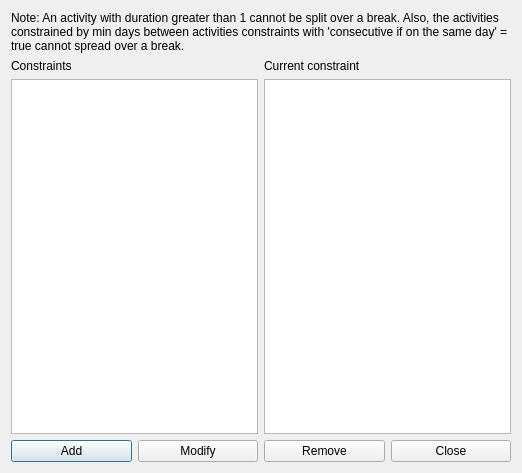
<?xml version="1.0" encoding="UTF-8"?>
<ui version="4.0">
 <class>ConstraintBreakTimesForm_template</class>
 <widget class="QDialog" name="ConstraintBreakTimesForm_template">
  <property name="geometry">
   <rect>
    <x>0</x>
    <y>0</y>
    <width>522</width>
    <height>473</height>
   </rect>
  </property>
  <property name="windowTitle">
   <string extracomment="This is the title of the dialog to see the list of all constraints of this type">Constraints break times</string>
  </property>
  <layout class="QGridLayout" name="gridLayout">
   <item row="0" column="0" colspan="2">
    <widget class="QLabel" name="textLabel1">
     <property name="sizePolicy">
      <sizepolicy hsizetype="Minimum" vsizetype="Minimum">
       <horstretch>0</horstretch>
       <verstretch>0</verstretch>
      </sizepolicy>
     </property>
     <property name="text">
      <string>Note: An activity with duration greater than 1 cannot be split over a break. Also, the activities constrained by min days between activities constraints with 'consecutive if on the same day' = true cannot spread over a break.</string>
     </property>
     <property name="wordWrap">
      <bool>true</bool>
     </property>
    </widget>
   </item>
   <item row="1" column="0">
    <layout class="QVBoxLayout" name="verticalLayout">
     <item>
      <widget class="QLabel" name="constraintsTextLabel">
       <property name="frameShape">
        <enum>QFrame::NoFrame</enum>
       </property>
       <property name="frameShadow">
        <enum>QFrame::Plain</enum>
       </property>
       <property name="text">
        <string>Constraints</string>
       </property>
       <property name="wordWrap">
        <bool>false</bool>
       </property>
      </widget>
     </item>
     <item>
      <widget class="QListWidget" name="constraintsListWidget"/>
     </item>
    </layout>
   </item>
   <item row="1" column="1">
    <layout class="QVBoxLayout" name="verticalLayout_2">
     <item>
      <widget class="QLabel" name="currentConstraintTextLabel">
       <property name="text">
        <string>Current constraint</string>
       </property>
       <property name="wordWrap">
        <bool>false</bool>
       </property>
      </widget>
     </item>
     <item>
      <widget class="QPlainTextEdit" name="currentConstraintTextEdit"/>
     </item>
    </layout>
   </item>
   <item row="2" column="0" colspan="2">
    <layout class="QHBoxLayout" name="horizontalLayout">
     <item>
      <widget class="QPushButton" name="addConstraintPushButton">
       <property name="text">
        <string>Add</string>
       </property>
      </widget>
     </item>
     <item>
      <widget class="QPushButton" name="modifyConstraintPushButton">
       <property name="text">
        <string>Modify</string>
       </property>
      </widget>
     </item>
     <item>
      <widget class="QPushButton" name="removeConstraintPushButton">
       <property name="text">
        <string>Remove</string>
       </property>
      </widget>
     </item>
     <item>
      <widget class="QPushButton" name="closePushButton">
       <property name="text">
        <string>Close</string>
       </property>
      </widget>
     </item>
    </layout>
   </item>
  </layout>
 </widget>
 <layoutdefault spacing="6" margin="11"/>
 <resources/>
 <connections/>
</ui>
